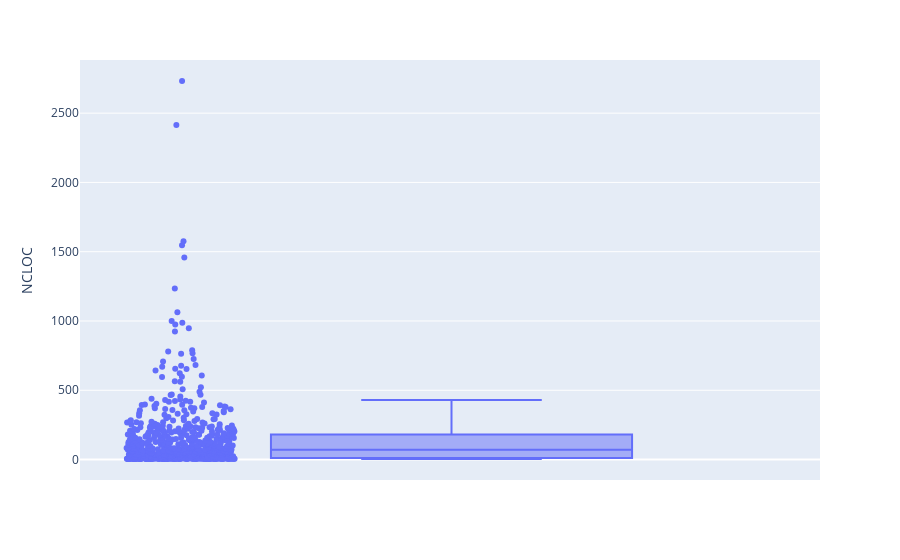

The code cell stored with this chart in its notebook:
### Code cell
fig = px.box(df.reset_index(), y='NCLOC', hover_data=['class'], points='all')
fig.show()

### Figure 1 — Plotly figure (JSON) as saved in the notebook; plotly's stock layout.template omitted (floating-point values rounded to 4 significant figures; data arrays with more than 128 entries replaced by an {"elided": "..."} marker saying what was removed)
{"data": [{"alignmentgroup": "True", "boxpoints": "all", "customdata": {"elided": "632x1 str values"}, "hovertemplate": "NCLOC=%{y}<br>class=%{customdata[0]}<extra></extra>", "legendgroup": "", "marker": {"color": "#636efa"}, "name": "", "notched": false, "offsetgroup": "", "orientation": "v", "showlegend": false, "type": "box", "x0": " ", "xaxis": "x", "y": {"elided": "632 int values"}, "y0": " ", "yaxis": "y"}], "layout": {"autosize": true, "boxmode": "group", "legend": {"tracegroupgap": 0}, "margin": {"t": 60}, "xaxis": {"anchor": "y", "autorange": true, "domain": [0, 1], "range": [-0.5023, 0.5], "type": "category"}, "yaxis": {"anchor": "x", "autorange": true, "domain": [0, 1], "range": [-147.6, 2884.0], "title": {"text": "NCLOC"}, "type": "linear"}}}
